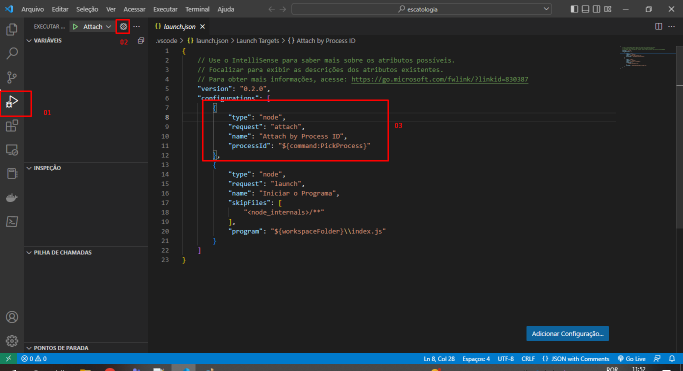
#> input picture NodeJS/debugar-nodejs-vscode/config.png, 1365 x 741 px, given in place of the camera (shown at 1/2 size)
$ python '10 similaridade orb webcam.py'
#> lines starting #> are read from the running program, lines starting #| are printed output that depends on the picture; after the words box and inside, x2 and y2 are one past the last pixel; in counts of white or black regions, pixels touching at a corner belong together
import cv2
import numpy as np

###################################
widthImg = 540
heightImg = 640
#####################################

cap = cv2.VideoCapture(0)
cap.set(10, 150)


def preProcessing(img):
    imgGray = cv2.cvtColor(img, cv2.COLOR_BGR2GRAY)
    imgBlur = cv2.GaussianBlur(imgGray, (5, 5), 1)
    imgCanny = cv2.Canny(imgBlur, 200, 200)
    kernel = np.ones((5, 5))
    imgDial = cv2.dilate(imgCanny, kernel, iterations=2)
    imgThres = cv2.erode(imgDial, kernel, iterations=1)
    return imgThres


def getContours(img):
    biggest = np.array([])
    maxArea = 0
    contours, hierarchy = cv2.findContours(img, cv2.RETR_EXTERNAL, cv2.CHAIN_APPROX_NONE)
    for cnt in contours:
        area = cv2.contourArea(cnt)
        if area > 5000:
            # cv2.drawContours(imgContour, cnt, -1, (255, 0, 0), 3)
            peri = cv2.arcLength(cnt, True)
            approx = cv2.approxPolyDP(cnt, 0.02 * peri, True)
            if area > maxArea and len(approx) == 4:
                biggest = approx
                maxArea = area
    cv2.drawContours(imgContour, biggest, -1, (255, 0, 0), 20)
    return biggest


# [50 lines left out: functions reorder, getWarp, orb_sim, not called in this run]


def stackImages(scale, imgArray):
    rows = len(imgArray)
    cols = len(imgArray[0])
    rowsAvailable = isinstance(imgArray[0], list)
    width = imgArray[0][0].shape[1]
    height = imgArray[0][0].shape[0]
    if rowsAvailable:
        for x in range(0, rows):
            for y in range(0, cols):
                if imgArray[x][y].shape[:2] == imgArray[0][0].shape[:2]:
                    imgArray[x][y] = cv2.resize(imgArray[x][y], (0, 0), None, scale, scale)
                else:
                    imgArray[x][y] = cv2.resize(imgArray[x][y], (imgArray[0][0].shape[1], imgArray[0][0].shape[0]),
                                                None, scale, scale)
                if len(imgArray[x][y].shape) == 2: imgArray[x][y] = cv2.cvtColor(imgArray[x][y], cv2.COLOR_GRAY2BGR)
        imageBlank = np.zeros((height, width, 3), np.uint8)
        hor = [imageBlank] * rows
        hor_con = [imageBlank] * rows
        for x in range(0, rows):
            hor[x] = np.hstack(imgArray[x])
        ver = np.vstack(hor)
    else:
        for x in range(0, rows):
            if imgArray[x].shape[:2] == imgArray[0].shape[:2]:
                imgArray[x] = cv2.resize(imgArray[x], (0, 0), None, scale, scale)
            else:
                imgArray[x] = cv2.resize(imgArray[x], (imgArray[0].shape[1], imgArray[0].shape[0]), None, scale, scale)
            if len(imgArray[x].shape) == 2: imgArray[x] = cv2.cvtColor(imgArray[x], cv2.COLOR_GRAY2BGR)
        hor = np.hstack(imgArray)
        ver = hor
    return ver


img00 = cv2.imread('sig3.png', 0)

while True:
    success, img = cap.read()
#> img is the input picture: shape (741, 1365, 3); mean B, G, R 42.3, 40, 37.1
    img = cv2.resize(img, (widthImg, heightImg))
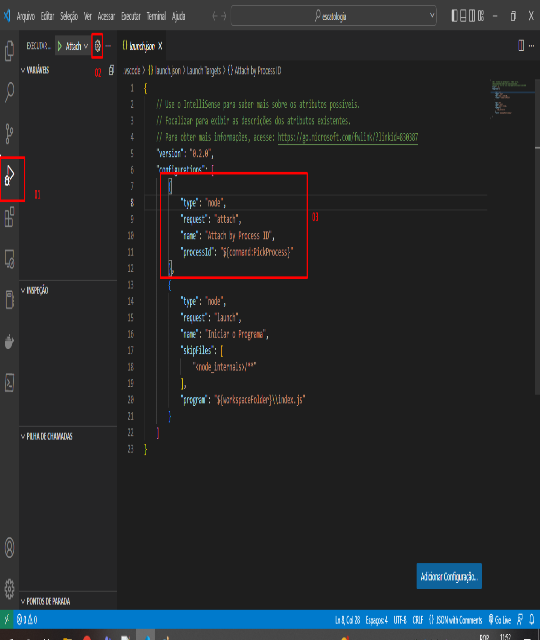
#> img: shape (640, 540, 3); mean B, G, R 42.3, 39.9, 37.1
    imgContour = img.copy()

    imgThres = preProcessing(img)
#> in preProcessing, `imgGray = cv2.cvtColor(img, cv2.COLOR_BGR2GRAY)`:
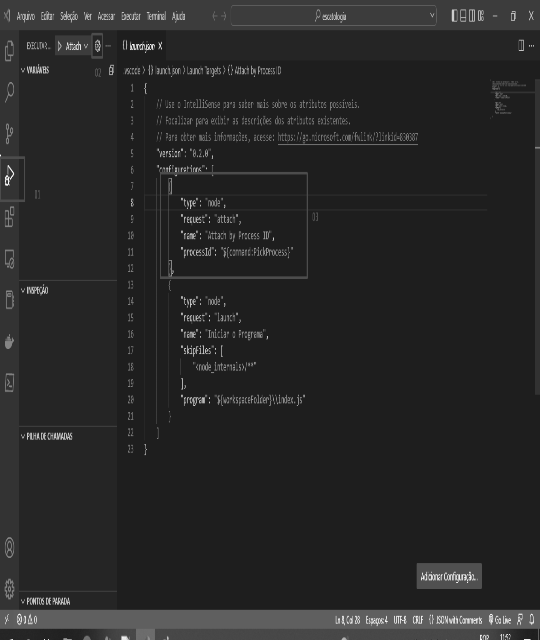
#> imgGray: shape (640, 540); min 29, max 255, mean 39.3
#> in preProcessing, `imgCanny = cv2.Canny(imgBlur, 200, 200)`:
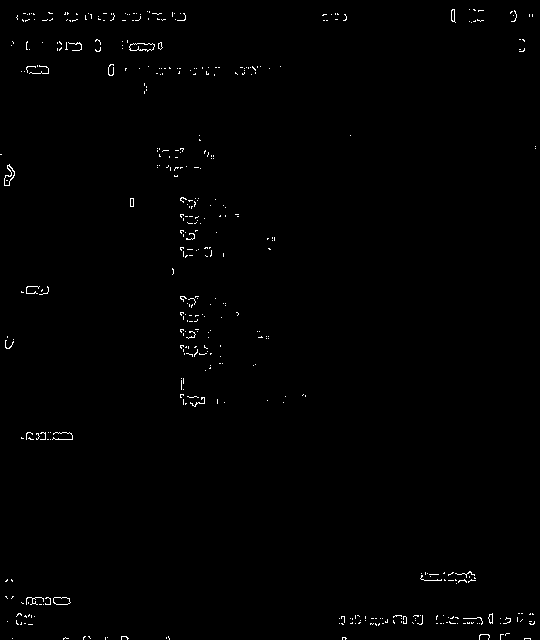
#> imgCanny: shape (640, 540); 0.66% white in thin lines or dots
#> in preProcessing, `imgDial = cv2.dilate(imgCanny, kernel, iterations=2)`:
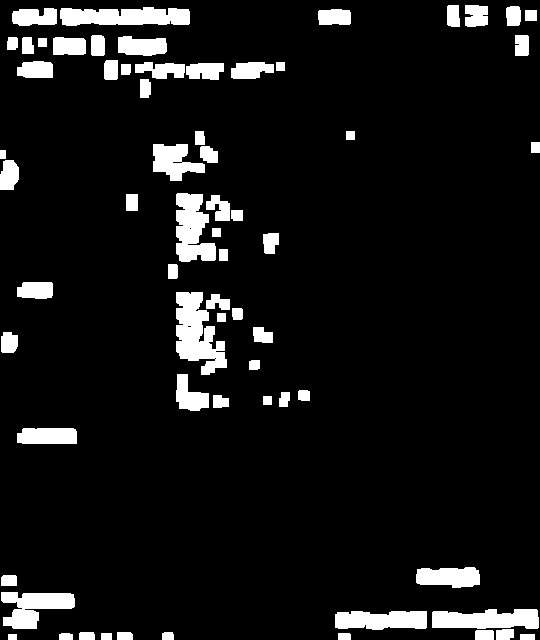
#> imgDial: shape (640, 540); 8.3% white; 66 white regions, largest, box (x1, y1, x2, y2) and area: (176, 292, 227, 375) 2524, (60, 7, 190, 26) 2022, (176, 193, 216, 262) 1921
#> in preProcessing, `imgThres = cv2.erode(imgDial, kernel, iterations=1)`:
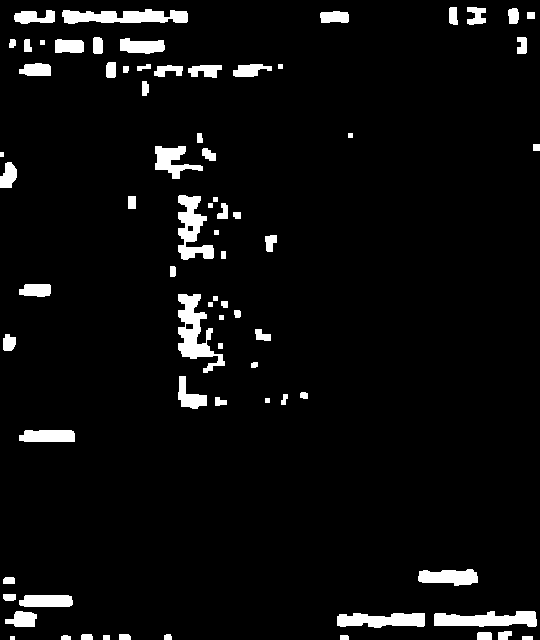
#> imgThres: shape (640, 540); 5% white; 74 white regions
    biggest = getContours(imgThres)
#> in getContours, `contours, hierarchy = cv2.findContours(img, cv2.RETR_EXTERNAL, cv2.CHA..`: contours = 74 contours, 12 with area under 20; largest, box (x1, y1, x2, y2) and area: (178, 294, 225, 373) 1413, (62, 9, 188, 24) 1174, (178, 195, 214, 260) 1128, (434, 611, 537, 627) 1095, (337, 613, 425, 628) 928
#> the loop in getContours, `for cnt in contours:` made 74 passes
#> area on passes 1, 3, 4, 5, 6, 7, 8, 9, 10, 11, 12, 13: 30, 31.5, 24, 32, 32, 53, 53, 97, 83, 928, 1095, 327.5
#> after the loop in getContours, `for cnt in contours:`: biggest = empty array; maxArea = 0
#> biggest = empty array
    if biggest.size != 0:
        imgWarped = getWarp(img, biggest)
        # imageArray = ([img,imgThres],
        #           [imgContour,imgWarped])
        imageArray = ([imgContour, imgWarped])

        cv2.imshow("ImageWarped", imgWarped)
    else:
        # imageArray = ([img, imgThres],
        #               [img, img])
        imageArray = ([imgContour, img])

    stackedImages = stackImages(0.6, imageArray)
#> in stackImages, `rows = len(imgArray)`: rows = 2
#> in stackImages, `cols = len(imgArray[0])`: cols = 640
#> in stackImages, `rowsAvailable = isinstance(imgArray[0], list)`: rowsAvailable = False
#> after the loop in stackImages, `for x in range(0, rows):`: imgArray = 2 items
#> in stackImages, `hor = np.hstack(imgArray)`:
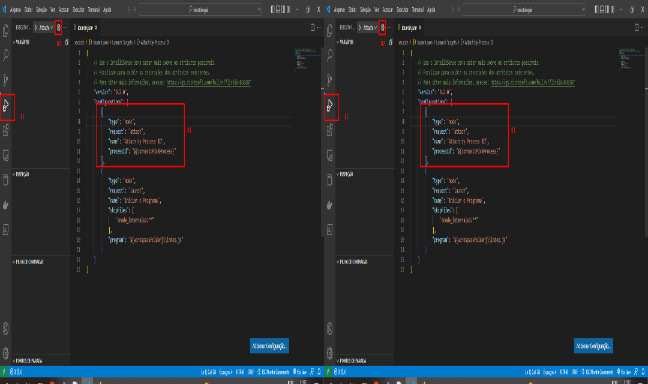
#> hor: shape (384, 648, 3); mean of channels 0, 1, 2 42.2, 39.9, 37.2; drawn as B, G, R
#> (the run stopped early here; a loop or call above may not have finished)
